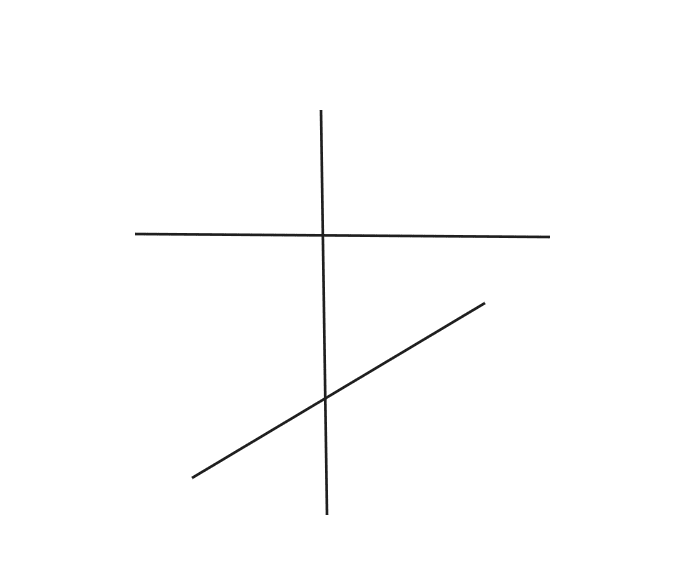
%> input picture fmm2/examples/ss.png, 696 x 568 px
$ octave untitled2.m   (GNU Octave 9; MATLAB toolbox functions it lacks are replaced by stand-ins)
%> lines starting %> are read from the running program, lines starting %| are printed output that depends on the picture; in (x1, y1, x2, y2) boxes, pixels count from 0 and x2, y2 are one past the last pixel; in counts of white or black regions, pixels touching at a corner belong together; the program's own positions count from 1
% Read the image file
imagePath = 'path_to_your_image.png';  % Replace with the path to your image
image = imread('ss.png');
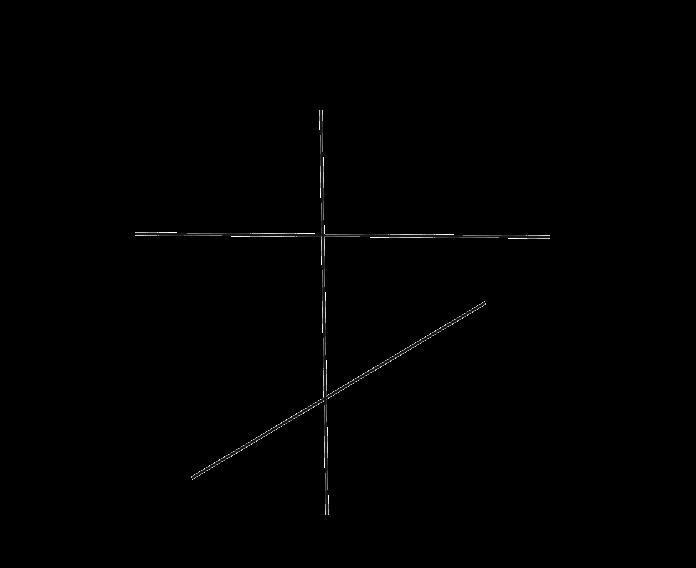
%> image: size 568x696 uint8; min 0, max 12, mean 0.0413; drawn with min black and max white

% Convert the image to a binary occupancy map
threshold = 0;  % Adjust the threshold based on your image
binaryImage = im2bw(image, threshold/255);
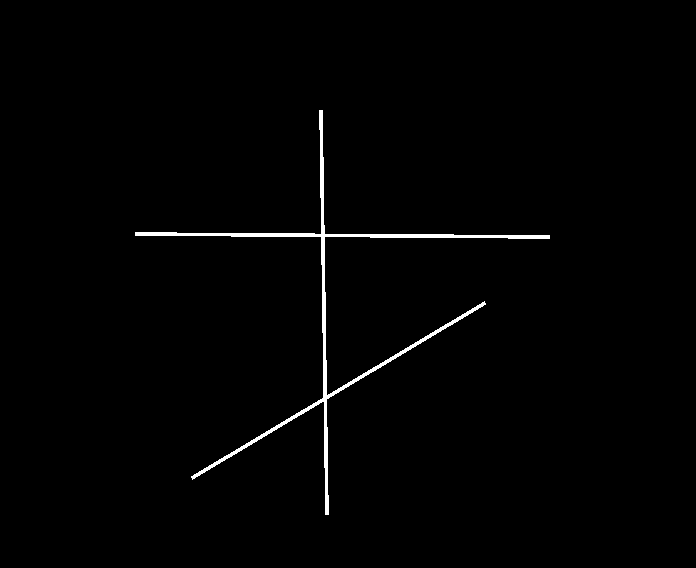
%> binaryImage: size 568x696 logical; 1.1% white; 1 white region, box (x1, y1, x2, y2) and area: (135, 110, 550, 515) 4163
%> (the run ends here)

$ run again, with fmm2/examples/m2.png copied over fmm2/examples/ss.png
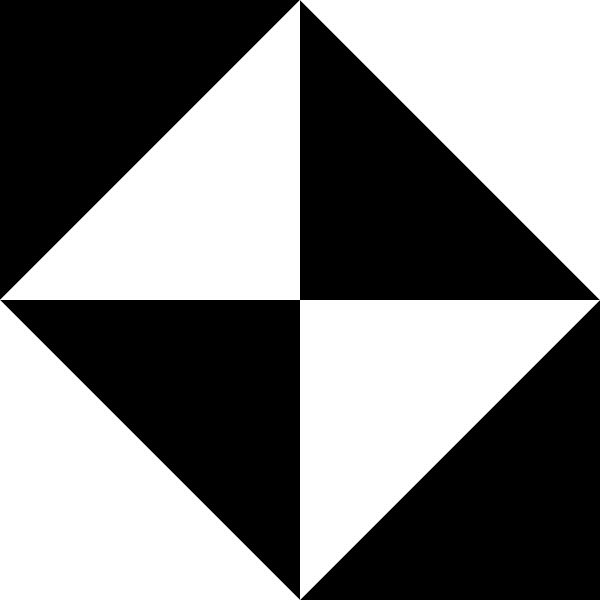
%> input picture fmm2/examples/m2.png, 600 x 600 px
%> image is the input picture: size 600x600x3 uint8; min 0, max 255, mean 127.6
%> `binaryImage = im2bw(image, threshold/255);`:
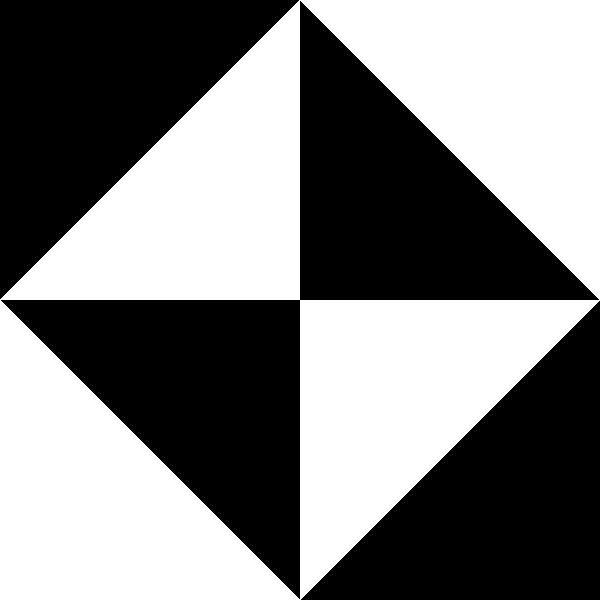
%> binaryImage: size 600x600 logical; 50.2% white; 3 black regions, box (x1, y1, x2, y2) and area: (1, 1, 599, 599) 89700, (0, 0, 299, 299) 44850, (301, 301, 600, 600) 44850
